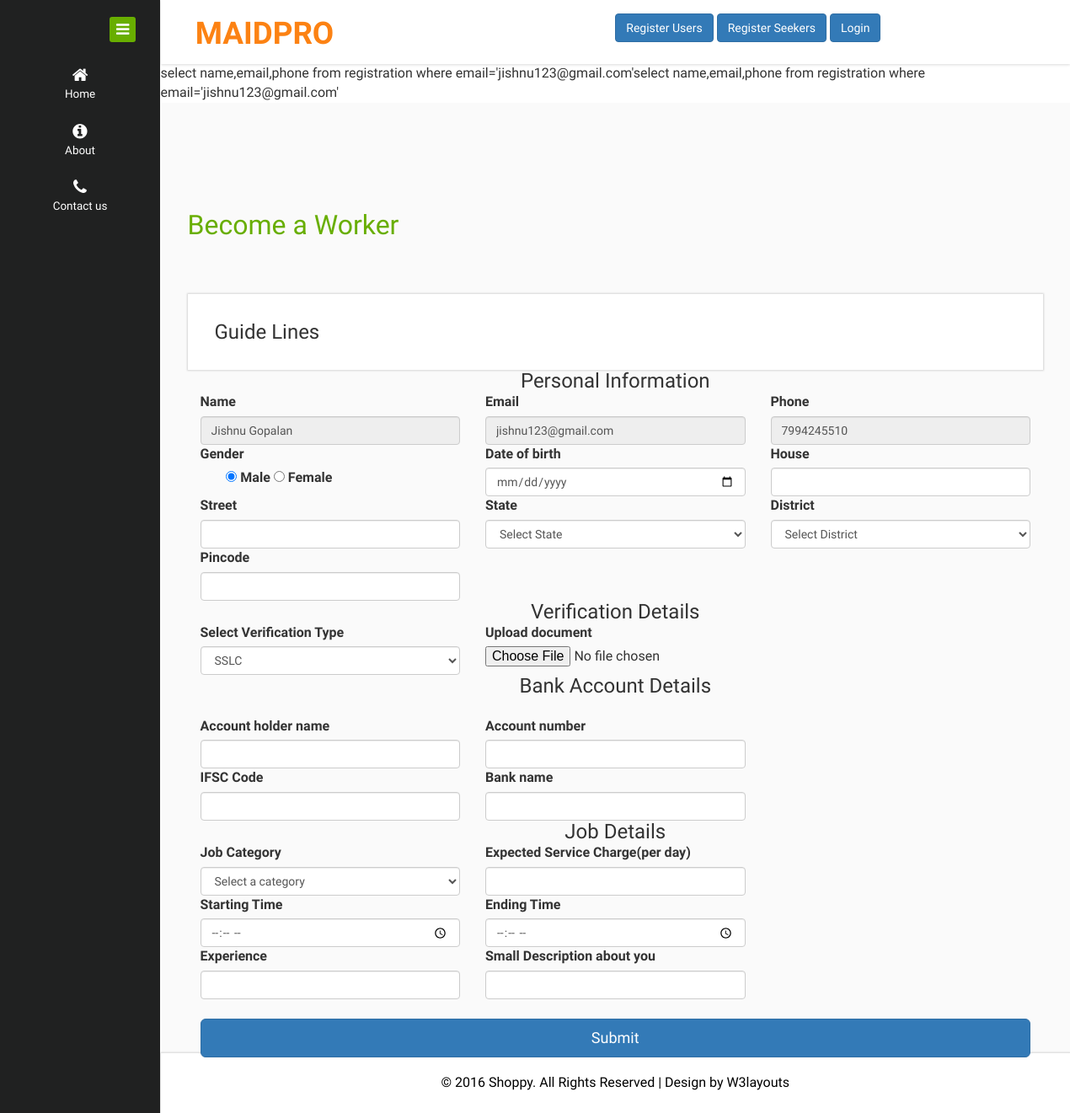
/adminverification.php?email=jishnu123@gmail.com, run on the app's committed database.
### tables this page shows
CREATE TABLE `registration` (
  `user_id` int(11) NOT NULL,
  `email` varchar(50) NOT NULL,
  `name` varchar(30) NOT NULL,
  `phone` bigint(11) NOT NULL,
  `profile_pic` varchar(50) NOT NULL DEFAULT 'images/profile_pic.png',
  `house` varchar(30) NOT NULL,
  `place` varchar(30) NOT NULL,
  `district` varchar(30) NOT NULL,
  `state` varchar(30) NOT NULL,
  `pincode` int(10) NOT NULL,
  `gender` varchar(20) NOT NULL,
  `date_of_birth` varchar(20) NOT NULL
);

### adminverification.php (the view, shortened to what this page needs)
<?php
	include("header.php");
?>
<?php
include("dbconn.php");
$email=$_GET['email'];
$s="select name,email,phone from registration where email='$email'";
echo $s;
$r=mysqli_query($conn,$s);
$data=mysqli_fetch_assoc($r);
echo $s;
?>
<div class="inner-block">
    <div class="blank">
    	<h2>Become a Worker</h2>
    	<div class="blankpage-main">
    		<h3>Guide Lines</h3>
    	</div>
    	<form method="POST" action="addworker.php" enctype="multipart/form-data">
<h3 class="text-center">Personal Information</h3>
<div class="col-md-4">
    <label for="inputEmail4" class="form-label">Name</label>
    <input type="text" class="form-control"  required=""  name="username" id="username" value="<?php echo $data['name'] ?>" readonly>
  </div>
  <div class="col-md-4">
    <label for="inputEmail4" class="form-label">Email</label>
    <input type="email" class="form-control" id="email" required=""  name="email" value="<?php echo $data['email'] ?>" readonly>
  </div>
  <div class="col-md-4">
    <label for="inputEmail4" class="form-label">Phone</label>
    <input type="text" class="form-control"  required="" name="phone" id="phone" value="<?php echo $data['phone'] ?>" readonly>
  </div>
   <fieldset class="col-md-4">
   <label for="inputEmail4" class="form-label">Gender</label>
    <br>
    <div class="col-sm-10">
      <div class="form-check">&nbsp&nbsp&nbsp
        <input class="form-check-input" type="radio" name="gender" id="gridRadios1" value="Male" checked>
        <label class="form-check-label" for="gridRadios1">
         Male
        </label>
        <input class="form-check-input" type="radio" name="gender" id="gridRadios2" value="Female">
        <label class="form-check-label" for="gridRadios2">
         Female
        </label>
      </div>
    </div>
  </fieldset>
  <div class="col-md-4">
    <label for="inputEmail4" class="form-label">Date of birth</label>
    <input type="date" class="form-control" id="date_of_birth" required="" name="date_of_birth">
  </div>
  <div class="col-md-4">
    <label for="inputEmail4" class="form-label">House</label>
    <input type="text" class="form-control" id="house" required="" pattern="[a-zA-Z]+\[ .]+\[0-9]" name="house" >
  </div>
  <div class="col-md-4">
    <label for="inputEmail4" class="form-label">Street</label>
    <input type="text" class="form-control" id="place" required="" name="street">
  </div>
    <div class="col-md-4">
  <label for="inputState" class="form-label">State</label><br>
  <select class="form-control" aria-label="Default select example" onChange="getDistrict(this.value);" required="" name="state" id="state">
  <option value disabled selected>Select State</option>
</select>
    </div>
    <div class="col-md-4">
  <label for="inputState" class="form-label">District</label><br>
  <select class="form-control" aria-label="Default select example" id="city-list" name="district" required="">
    <option value="">Select District</option>
</select>
    </div>
    <div class="col-md-4">
    <label for="inputEmail4" class="form-label">Pincode</label>
    <input type="text" class="form-control" id="pincode" required="" name="pincode">
  </div>
  <div class="clearfix"></div>
      <h3 class="text-center">Verification Details</h3>
  <div class="col-md-4">
  	<label>Select Verification Type</label>
  	<select class="form-control" name="verification_type">
  		<option>SSLC</option>
  	</select>
  </div>
<div class="col-md-4">
  <label>Upload document</label>
  <input type="file" class="custom-file-input" id="customFileLang" name="photo">
</div>
<div class="clearfix"></div>
 <h3 class="text-center">Bank Account Details</h3><br>
<div class="col-md-4">
    <label for="inputEmail4" class="form-label">Account holder name</label>
    <input type="text" class="form-control" id="" required="" name="ac_holder_name">
  </div>
  <div class="col-md-4">
    <label for="inputEmail4" class="form-label">Account number</label>
    <input type="number" class="form-control" id="" required="" name="ac_number">
  </div>
  <div class="col-md-4">
    <label for="inputEmail4" class="form-label">IFSC Code</label>
    <input type="text" class="form-control" id="" required="" name="ifsc">
  </div>
  <div class="col-md-4">
    <label for="inputEmail4" class="form-label">Bank name</label>
    <input type="text" class="form-control" id="" required="" name="bank_name">
  </div>
<h3 class="text-center">Job Details</h3>
<div class="col-md-4">
	<label>Job Category</label>
	<select class="form-control" name="job_category" required="">
		<option value disabled selected>Select a category</option>
	</select>
</div>
<div class="col-md-4">
	<label>Expected Service Charge(per day)</label>
	<input type="number" name="service_charge" class="form-control" required="">
</div>
<div class="col-md-4">
	<label>Starting Time</label>
	<input type="time" name="starting_time" class="form-control" required="">
</div>
<div class="col-md-4">
	<label>Ending Time</label>
	<input type="time" name="ending_time" class="form-control" required="">
</div>
<div class="col-md-4">
	<label>Experience</label>
	<input type="number" name="experience" class="form-control" required="">
</div>
<div class="col-md-4">
	<label>Small Description about you</label>
	<input type="text" name="description" class="form-control" required="">
</div>
  <div class="col-md-12">
  <br>
    <button type="submit" class="btn btn-primary btn-lg btn-block" id="sub">Submit</button>
  </div>
    	</form>
    </div>
</div>
<?php
	include("footer.php");
?>

### data on the page
registration: username "Jishnu Gopalan", email "jishnu123@gmail.com", phone "7994245510"

### other printed values
$s "select name,email,phone from registration where email='jishnu123@gmail.com'"
